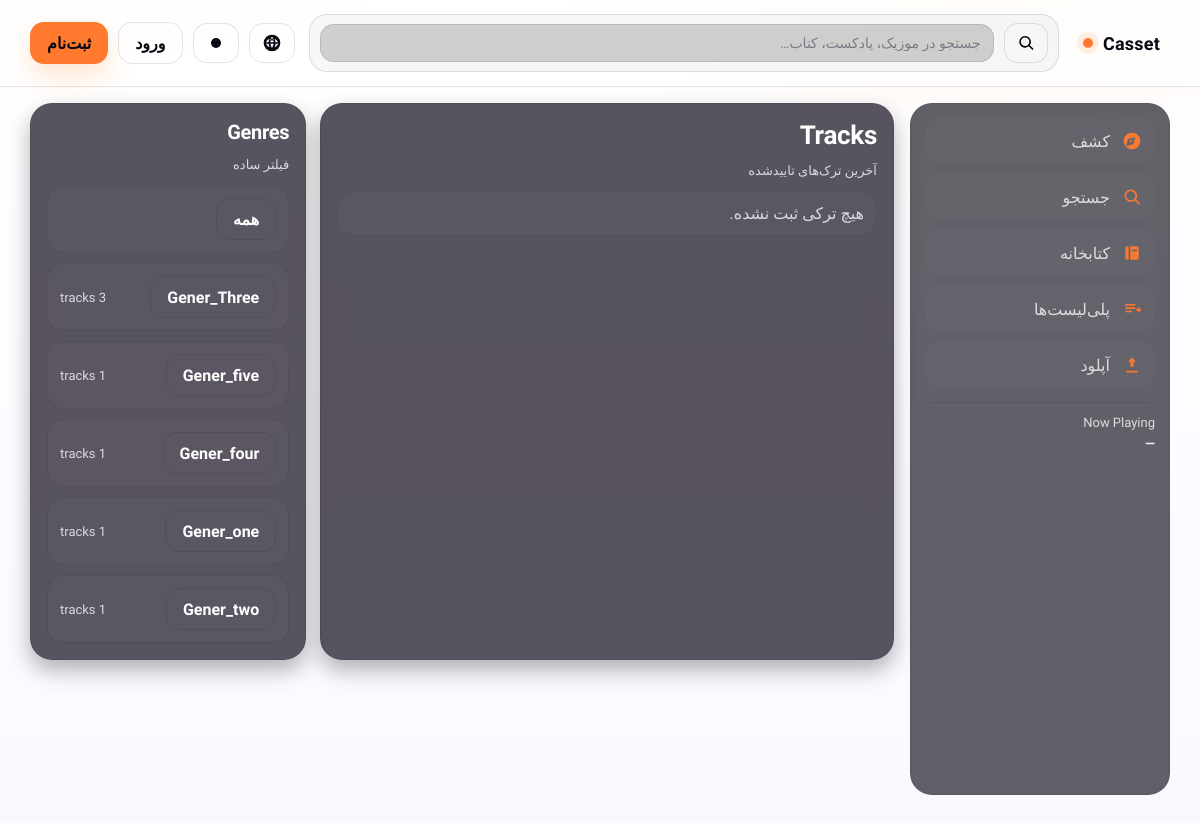
/tracks/, run on the app's committed database.
### tracks/models.py (models this page shows, shortened)
class Genre(models.Model):
    name = models.CharField(max_length=64, unique=True)
    slug = models.SlugField(max_length=80, unique=True)
    class Meta:
        ordering = ["name"]

### tracks/views.py (the view)
# urls.py: path("tracks/", views.track_list, name="track_list"),
def track_list(request):
    genre_slug = request.GET.get("genre")
    qs = Track.objects.filter(status=Track.Status.APPROVED, visibility=Track.Visibility.PUBLIC).select_related("creator").prefetch_related("genres")
    active_genre = None
    if genre_slug:
        active_genre = get_object_or_404(Genre, slug=genre_slug)
        qs = qs.filter(genres=active_genre)
    genres = Genre.objects.all()
    return render(request, "tracks/track_list.html", {
        "tracks": qs[:50],
        "genres": genres,
        "active_genre": active_genre,
    })

### templates/tracks/track_list.html (shortened to what this page needs)
{% extends "base.html" %}
{% block content %}
<div class="grid">
  <section class="card">
    <h1>Tracks</h1>
    <p class="muted small">آخرین ترک‌های تاییدشده</p>
    <div class="list">
      {% for t in tracks %}
        <div class="row">
          <div style="display:flex;gap:12px;align-items:center;min-width:0">
            <span class="dot"></span>
            <div style="min-width:0">
              <a href="/t/{{ t.slug }}/" style="font-weight:900;white-space:nowrap;overflow:hidden;text-overflow:ellipsis">
                {{ t.title }}
              </a>
              <div class="muted small">
                {{ t.play_count }} plays •
                <a href="/artist/{{ t.creator.username }}/"><u>@{{ t.creator.username }}</u></a>
              </div>
            </div>
          </div>
          {% if t.audio %}
            <a class="btn btn--primary" href="#"
               data-play="1"
               data-src="{{ t.audio.url }}"
               data-title="{{ t.title }}"
               data-by="@{{ t.creator.username }}"
               data-track="{{ t.id }}"
               data-cover="{% if t.cover %}<img src='{{ t.cover.url }}' />{% endif %}">
               Play
            </a>
          {% endif %}
        </div>
      {% empty %}
        <div class="row"><span class="muted">هیچ ترکی ثبت نشده.</span></div>
      {% endfor %}
    </div>
  </section>
  <aside class="card">
    <h2>Genres</h2>
    <p class="muted small">فیلتر ساده</p>
    <div class="list">
      <div class="row">
        <a class="btn btn--ghost" href="/tracks/">همه</a>
      </div>
      {% for g in genres %}
        <div class="row">
          <a class="btn btn--ghost" href="/tracks/?genre={{ g.slug }}">{{ g.name }}</a>
          <span class="muted small">{{ g.tracks.count }} tracks</span>
        </div>
      {% empty %}
        <div class="row"><span class="muted">ژانری موجود نیست.</span></div>
      {% endfor %}
    </div>
  </aside>
</div>
{% endblock %}

### static/app.css (style rules this page uses)
:root { --font: "Vazirmatn", system-ui, -apple-system, Segoe UI, Roboto, Arial, sans-serif; --container: 1120px; --radius-1: 12px; --radius-2: 16px; --radius-3: 22px; --shadow-1: 0 18px 48px rgba(0,0,0,.45); --shadow-2: 0 10px 22px rgba(0,0,0,.30); --dur: 160ms; }
html[data-theme="light"] { --bg:#faf8ff; --bg2:#ffffff; --panel:#ffffff; --panel2:#ffffff; --text:#1b1330; --muted: rgba(27,19,48,.68); --line: rgba(27,19,48,.12); --focus: rgba(255,147,56,.30); --accent:#ff7a2f; --accent2:#ffb978; --purple:#6b35ff; --good:#118c4f; --bad:#c21d45; }
* { box-sizing:border-box; }
html,body { height:100%; }
body { margin:0; font-family:var(--font); color:var(--text); background: radial-gradient(900px 420px at 82% -12%, rgba(255,147,56,.18), transparent 60%), radial-gradient(720px 360px at 10% -16%, rgba(154,92,255,.16), transparent 60%), linear-gradient(180deg, var(--bg2), var(--bg)); padding-bottom: 64px; }
a { color:inherit; text-decoration:none; }
.btn { display:inline-flex; align-items:center; justify-content:center; gap:10px; height:42px; padding:0 16px; border-radius: 14px; border:1px solid var(--line); background: rgba(255,255,255,.02); color: var(--text); font-weight:800; transition: transform var(--dur), background var(--dur), border-color var(--dur); }
.btn--ghost { background: transparent; }
h1,h2,h3 { margin:0 0 10px 0; letter-spacing:-.3px; }
h1 { font-size: 26px; font-weight: 900; }
h2 { font-size: 20px; font-weight: 900; }
.small { font-size: 13px; }
.muted { color: var(--muted); }
@media (min-width: 980px) { body { padding-bottom: 18px; } }
.card { border:1px solid var(--line); border-radius: var(--radius-3); background: rgba(24,18,34,.72); backdrop-filter: blur(10px); box-shadow: var(--shadow-2); padding: 16px; }
.grid { display:grid; gap: 14px; }
@media (min-width: 740px) { .grid { grid-template-columns: 1.35fr .65fr; } }
.list { display:flex; flex-direction:column; gap:10px; margin-top: 12px; }
.row { display:flex; align-items:center; justify-content:space-between; gap: 12px; padding: 12px 12px; border-radius: 16px; border:1px solid var(--line); background: rgba(255,255,255,.02); }

### templates/base.html (style rules this page uses)
html[data-theme="light"] { --text: #ffffff; --muted: rgba(255,255,255,.78); }

### data on the page
Genre: name "Gener_Three"
Genre: name "Gener_five"
Genre: name "Gener_four"
Genre: name "Gener_one"
Genre: name "Gener_two"
